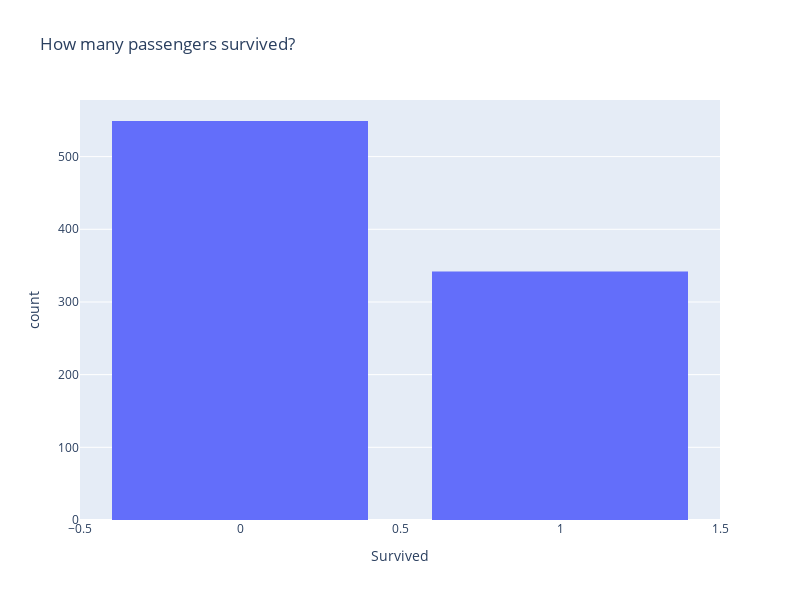

Notebook source saved alongside this figure:
### Markdown cell above
Eine weiter mögliche ist eine Lücke `(bargap)` zwischen den Balken zu setzen indem wir 
- `fig.update_layout(bargap=0.2)` hinzufügen.

Der Parameter ist ein Wert zwischen 0 und 1, wobei 0 bedeutet, dass die Balken aneinander kleben und 1 bedeutet, dass die Balken so weit wie möglich voneinander entfernt sind.

### Code cell
fig = px.histogram(data_frame=df, x="Survived", title="How many passengers survived?")
fig.update_layout(width=800, height=600, bargap=0.2,)  # Setzt eine Lücke von 20% zwischen den Balken
fig.show()

### Figure 1 — Plotly figure (JSON) as saved in the notebook; plotly's stock layout.template omitted (floating-point values rounded to 4 significant figures; data arrays with more than 128 entries replaced by an {"elided": "..."} marker saying what was removed)
{"data": [{"alignmentgroup": "True", "bingroup": "x", "hovertemplate": "Survived=%{x}<br>count=%{y}<extra></extra>", "legendgroup": "", "marker": {"color": "#636efa", "pattern": {"shape": ""}}, "name": "", "offsetgroup": "", "orientation": "v", "showlegend": false, "type": "histogram", "x": {"elided": "891 int values"}, "xaxis": "x", "yaxis": "y"}], "layout": {"bargap": 0.2, "barmode": "relative", "height": 600, "legend": {"tracegroupgap": 0}, "title": {"text": "How many passengers survived?"}, "width": 800, "xaxis": {"anchor": "y", "domain": [0, 1], "title": {"text": "Survived"}}, "yaxis": {"anchor": "x", "domain": [0, 1], "title": {"text": "count"}}}}
